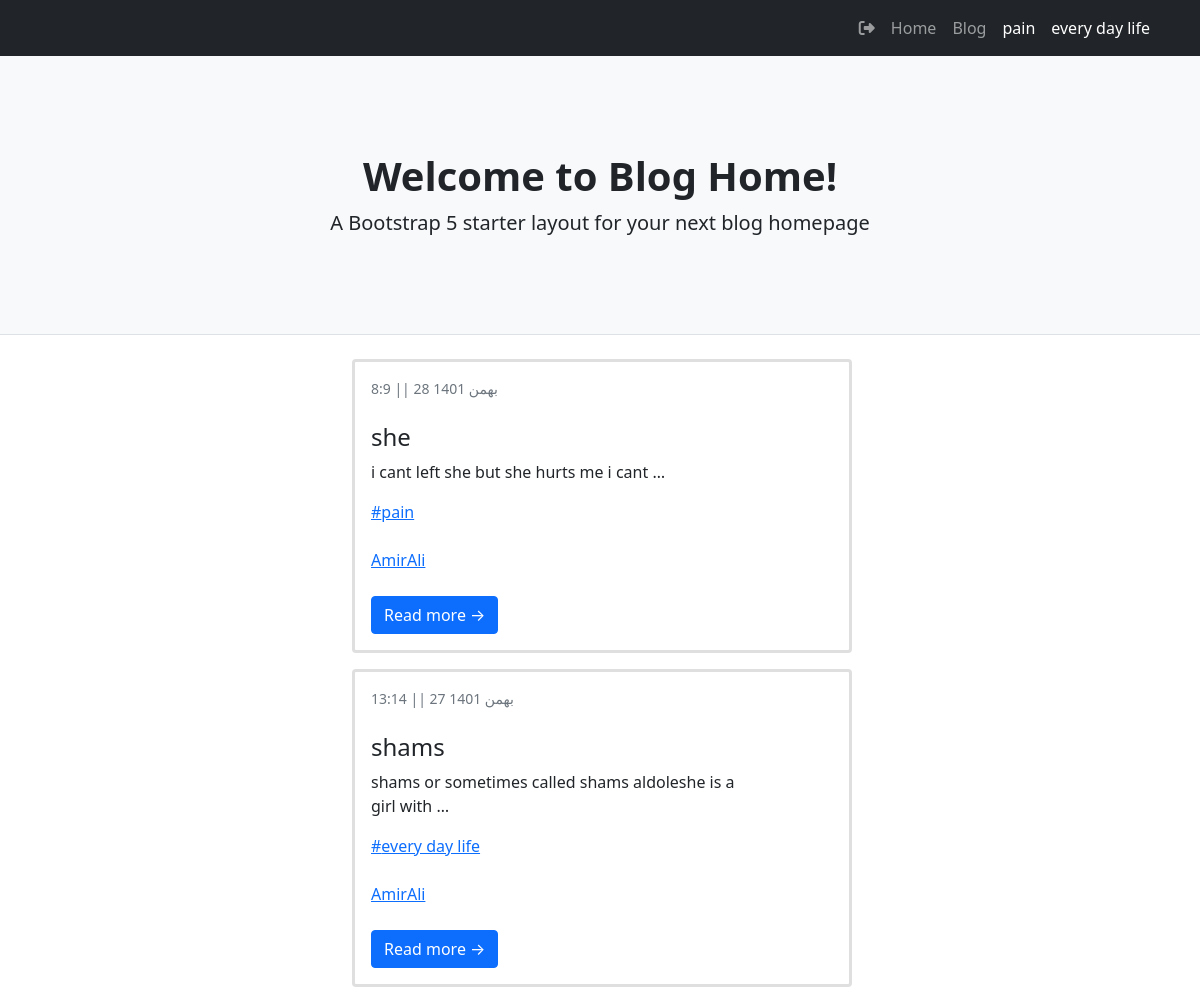
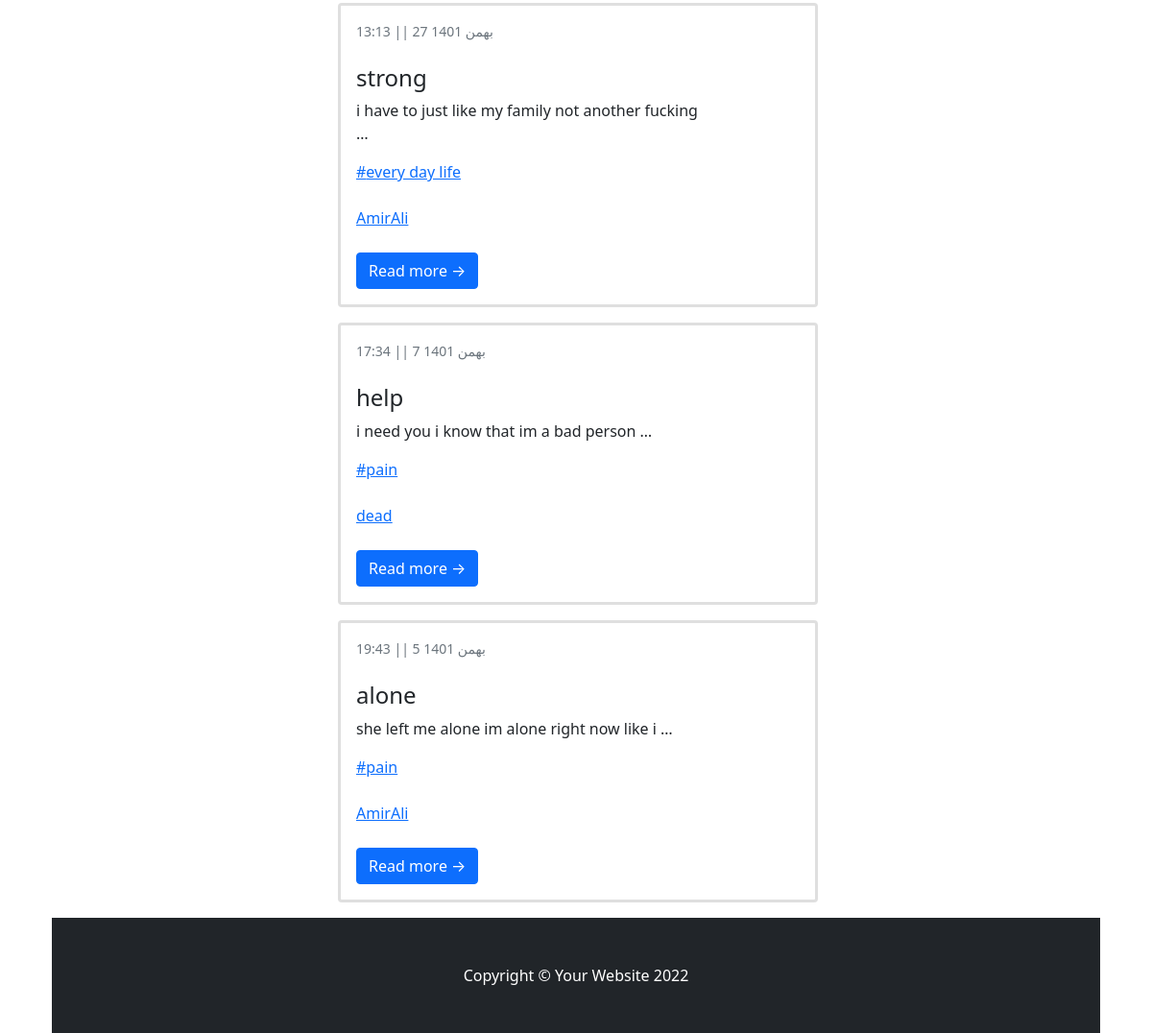
/, run on an earlier commit of the app's database (2 pictures, top to bottom).
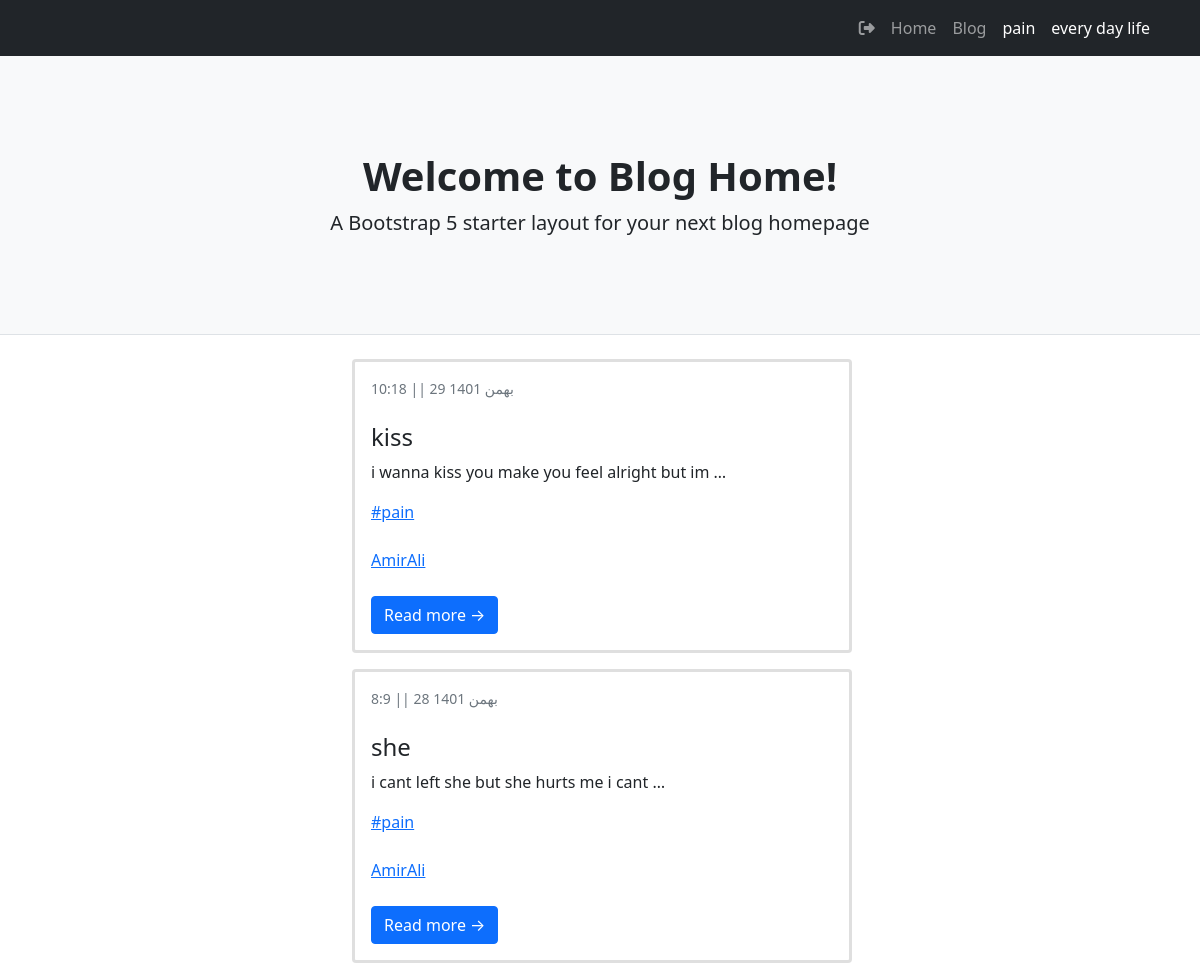
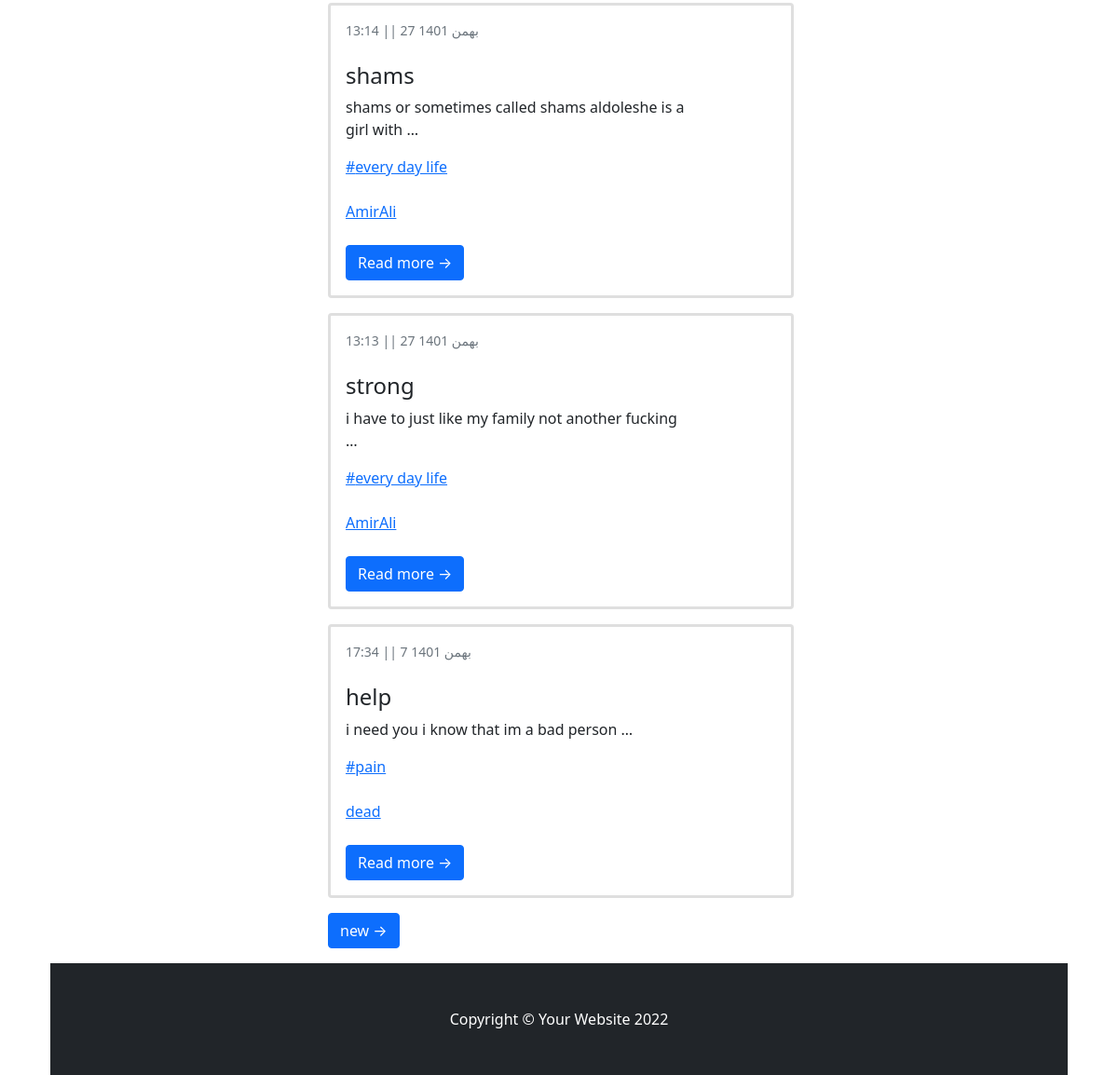
And on a later commit of the database (2 pictures, top to bottom).
### blog/models.py (models this page shows, shortened)
class Category(models.Model):
    parent = models.ForeignKey("self",default=None,null=True,blank=True,on_delete=models.SET_NULL,related_name='children')
    title = models.CharField(max_length=200)
    slug = models.SlugField(max_length=100,unique=True)
    status = models.BooleanField(default=True,verbose_name="show")
    position = models.IntegerField(verbose_name="order")
    class Meta:
        ordering = ['parent__id','position']
    objects = CategorytManager()

class Article(models.Model):
    STATUS_CHOICES=(
        ('d','draft'),
        ("p",'publish'),
        ("i","pendeing"),#در دست برسی
        ("b","back")#خانواده شده برگشت داده شده
    )
    author = models.ForeignKey(User,on_delete=models.SET_NULL,null=True,related_name="posts_of_author")# اختصاص دادن یک نویسدنده برای پست
    title = models.CharField(max_length=200)
    slug = models.SlugField(max_length=100,unique=True)
    category = models.ManyToManyField(Category,related_name="post_of_category")
    descriptions = models.TextField()
    publish= models.DateTimeField(default=timezone.now)
    created = models.DateTimeField(auto_now_add=True)
    updated = models.DateTimeField(auto_now=True)
    is_special = models.BooleanField(default=False,verbose_name="special post")
    status = models.CharField(max_length=1,choices=STATUS_CHOICES)
    class Meta:
        ordering = ["-publish"]
    def jalali_get_publish(self):
         return jalali_converter(self.publish)
    jalali_get_publish.short_description = "date published"
    def category_to_str(self):
        return ", ".join([category.title for category in self.category.active()])
    category_to_str.short_description = "category"  # این اطلاعات را با چه تایتلی در پنل ادمین نشان دهد
    objects = PostManager()

### account/models.py (models this page shows)
class User(AbstractUser):   #ارث بری از کلاس یوزر خود جنگو و ایجاد یوزر جدید برای استفاده توی پروژه
    is_author = models.BooleanField(default=False)
    special_user = models.DateTimeField(default=timezone.now)
    def special_or_not(self):
        if(timezone.now() < self.special_user):   #ایا یوزر الان یوزر طلایی هست یا ن
            return True
        else:
            return False
    special_or_not.boolean = True
    special_or_not.short_description = "special user"

### blog/views.py (the view)
# urls.py: path("",Home.as_view(),name="home"),
class home(ListView):
    queryset = Article.objects.published()
    paginate_by = 5

### blog/models.py (called while the page is built)
    def active(self):
        return self.filter(status=True)

### blog/templatetags/base_tag.py (called while the page is built)
@register.inclusion_tag("blog/partial/navbar_tag.html")
def category_navbar():
    return {"category":Category.objects.filter(status = True)}

### extensions/jalali.py (called while the page is built)
    def persian_tuple(self):
        return self.persian_year, self.persian_month, self.persian_day

### extensions/utils.py (called while the page is built)
def jalali_converter(date):
    date_to_str = "{},{},{}".format(date.year,date.month,date.day)
    date_to_tuple = jalali.Gregorian(date_to_str).persian_tuple()
    date_to_list = list(date_to_tuple)
    for index , month in enumerate(ir_month):
        if date_to_list[1] == index+1:
            date_to_list[1]= month
            break
    output = f" ||  {date_to_list[2]} {date_to_list[1]} {date_to_list[0]}"
    output2 = f"    {date.hour}:{date.minute} "
    retu = [output,output2]
    return retu[1] + retu[0]

### templates/blog/article_list.html (shortened to what this page needs)
{%extends 'blog/base_list.html'%}
{%block url_next%}
    {% url "blog:home"  page_obj.next_page_number%}      {% comment %} این یو ار ال برای هوم  است {% endcomment %}
{%endblock%}

### templates/blog/base_list.html (shortened to what this page needs)
{%extends "blog/base.html"%}
{%block main%}
        <div class="container ">
            <div class="row">
                <div class="col-lg-8">
                  {%for post in object_list%}
                  <div class="card mb-3">
                      <div class="card-body">
                          <div class="small text-muted">{{post.jalali_get_publish}}</div>
                          <h2 class="card-title h4">{{post.title}}</h2>
                          <p class="card-text">{{post.descriptions|striptags | truncatewords:10}}</p>
                            {%for cat in post.category.active%}
                            <a href='{%url "blog:category" cat.slug%}'><p class="card-text">#{{cat.title}}</p></a> <br>
                            {%endfor%}
                            <a href='{%url "blog:author" post.author%}'><p class="card-text">{{post.author}}</p></a> <br>
                          <a class="btn btn-primary" href="{%url 'blog:Details' post.slug%}">Read more →</a>
                      </div>
                  </div>
                  {%endfor%}
                {% if page_obj.has_next %}
                    <a class="btn btn-primary mb-3" href="{%block url_next%}{%endblock%}"> new &rarr;</a>
                {% endif %}
            </div>
        </div>
{%endblock%}

### templates/blog/partial/navbar_tag.html (shortened to what this page needs)
<div class="collapse navbar-collapse" id="navbarSupportedContent">
    <ul class="navbar-nav ms-auto mb-2 mb-lg-0">
        <a class="nav-link " href="{% url "account:logout" %}" role="button"><i class="fa fa-sign-out" aria-hidden="true"></i></a>
        <li class="nav-item"><a class="nav-link" href="{%url 'blog:home'%}">Home</a></li>
        <li class="nav-item"><a class="nav-link" aria-current="page" href="{%url "blog:home"%}">Blog</a></li>
        {%for cat in category%}
            {%if cat.parent == None%}
                <li class="nav-item">
                    <a class="nav-link active" aria-current="page" href="{%url "blog:category" cat.slug %}">{{cat.title}}</a>
                </li>
            {%endif%}
        {%endfor%}
    </ul>
</div>

What changed in the data, as far as the page shows it:
no longer on this page (row unchanged): Article: jalali_get_publish "19:43 || 5 بهمن 1401", title "alone", descriptions "she left me alone im alone right now like i …", author "AmirAli", Category (title "pain")
added Article: jalali_get_publish "10:18 || 29 بهمن 1401", title "kiss", descriptions "i wanna kiss you make you feel alright but im …", author "AmirAli", Category (title "pain")
Also different on the page:
text now shown: "new →"
